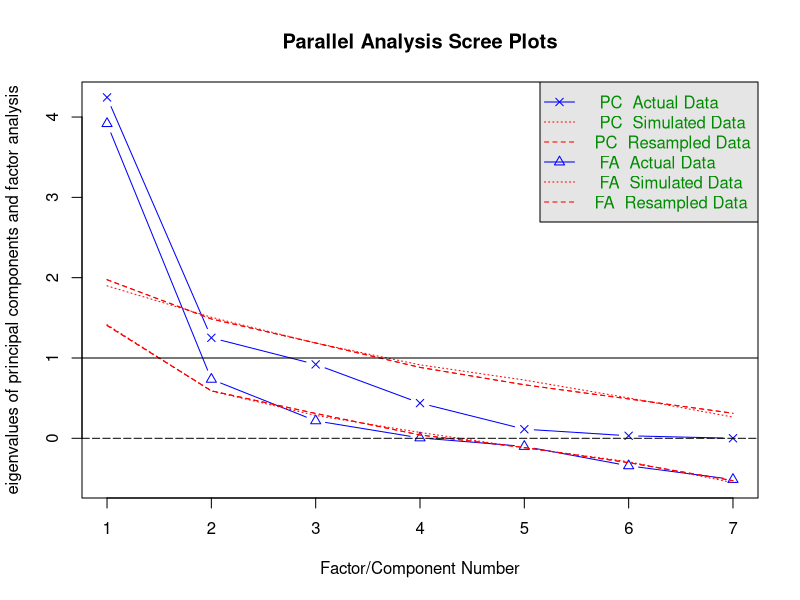
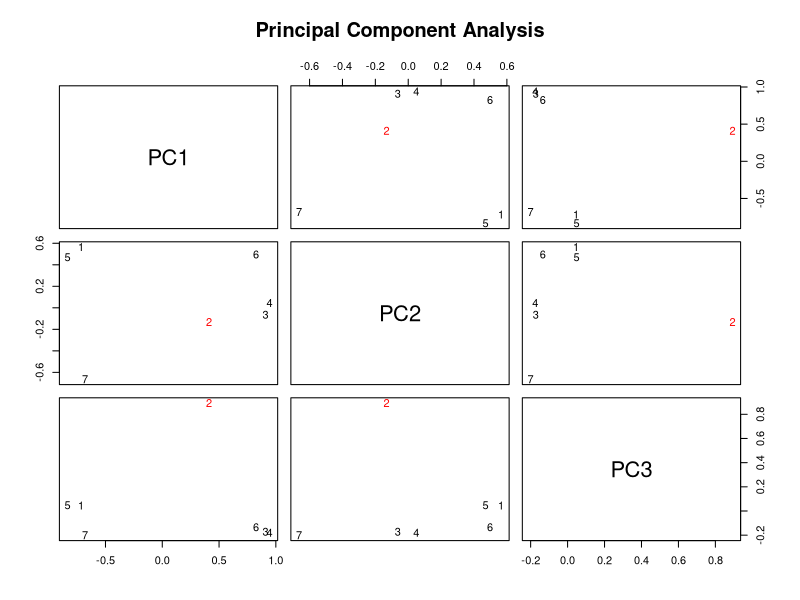
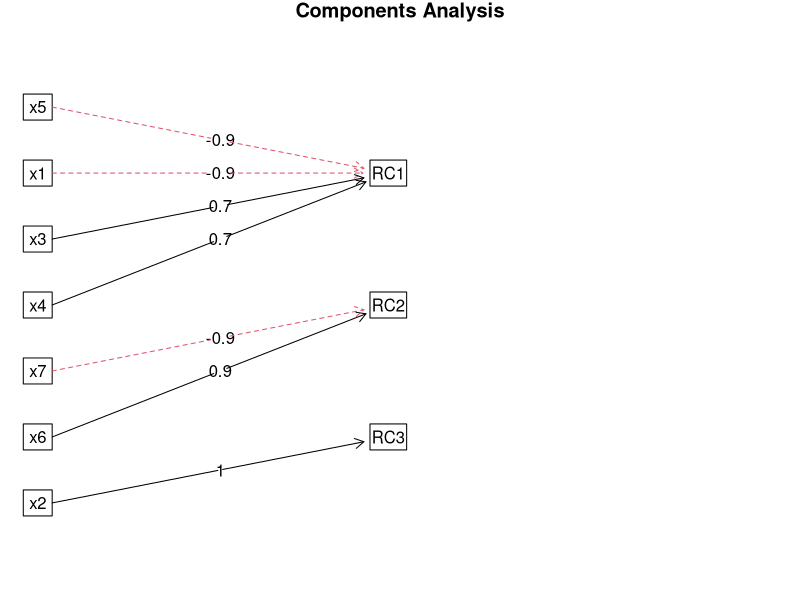
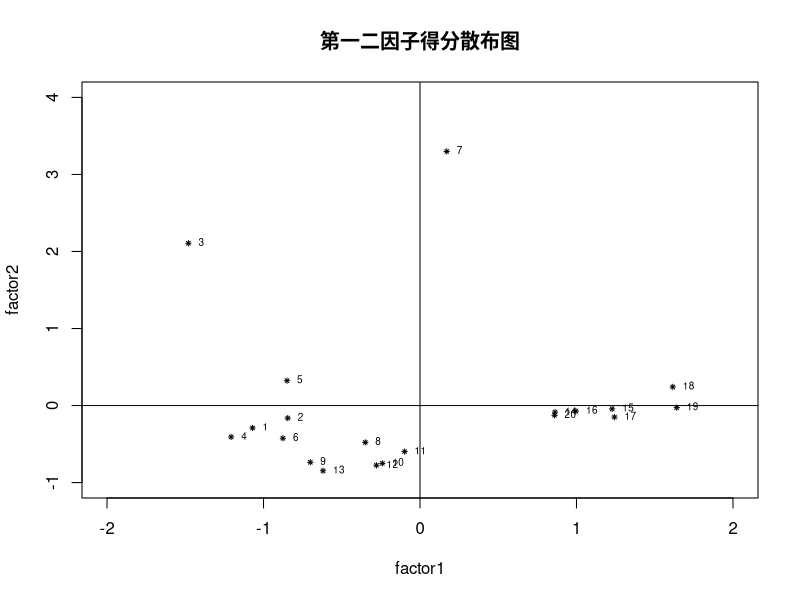
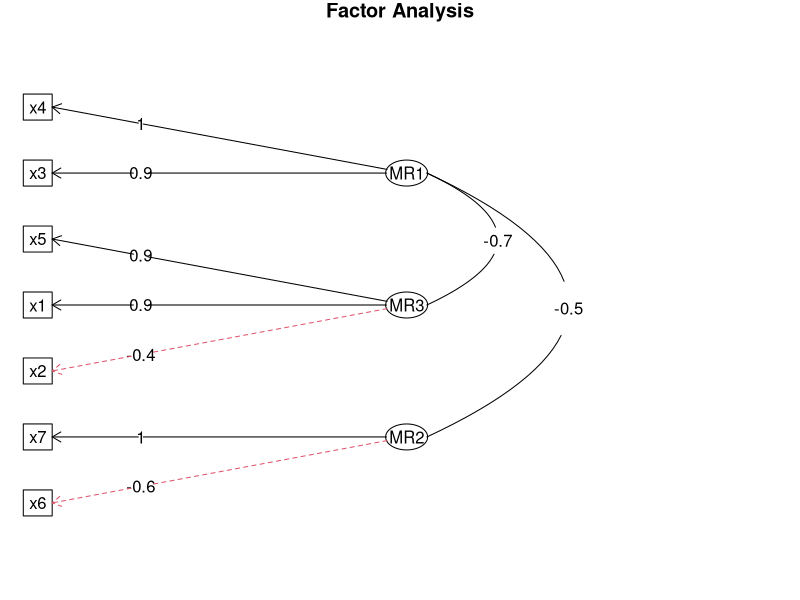
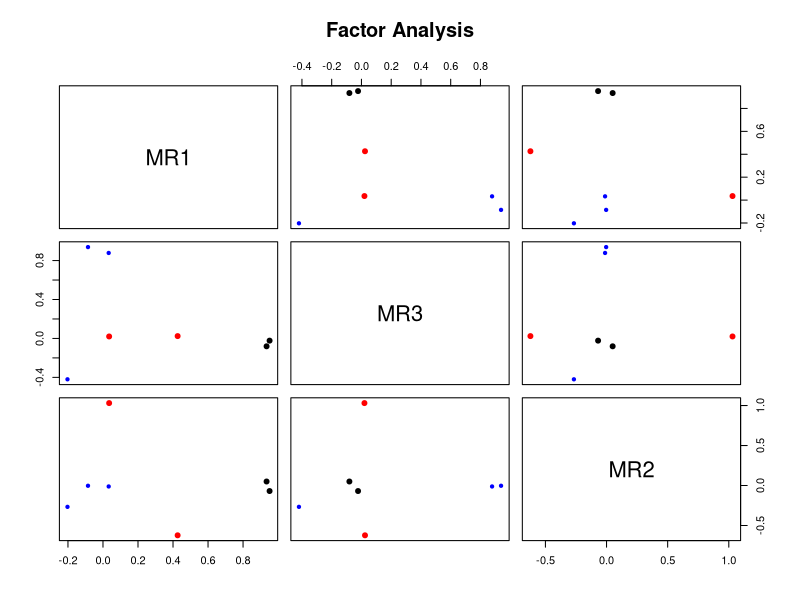

The R script that drew these images, in order:
#第八章 因子分析 p305
#例8.3.1 盐泉水化学分析资料的因子分析
#因子分析 Q型因子分析

#导入数据----
library(readr)
data=read_table2("table8.1.txt")
n=20;p=7
#导入包----
library(psych)

#碎石检验----
fa.parallel(data,fa ="both")
abline(h=0,lty=5)
#RiA说对于efa, 准则的特征值数是大于0,
#这个函数的答案似乎错了?它建议取1个factor
#我判断是3个

#注意:
#这里虽然用的是pca, 但是答案和书上一样
#我看了书上的推到, 发现这本书因子分析确实和主成分差不多...
#在这段函数之后, 有用fa的尝试,但是得不到书上的答案
#例8.3.1 盐泉水化学分析资料的因子分析----
pc=principal(data,nfactors = 3,rotate = 'none')
pc$loadings
pc$communality
#例8.4.1 盐泉水化学分析资料的因子分析----
pc_r=principal(data,nfactors = 3,rotate = 'varimax',scores = T)
pc_r$loadings
#plot
factor.plot(pc,labels =c(1:7),show.points = F)
fa.diagram(pc_r)
#例8.5.1----
plo=pc_r$scores
plo[,1]=-plo[,1]
plot(plo,cex=0.5,pch=8,main = '第一二因子得分散布图',
     xlab = 'factor1',ylab ='factor2',xlim=c(-2,2),ylim = c(-1,4))
text(plo,cex = 0.6,pos=4)
abline(h=0,v=0)

#Q型因子分析----
#例8.6.1----
#计算Q矩阵
Q=matrix(NA,n,n)
for (i in 1:n) {
  for (j in 1:n) {
    Q[i,j]=
      sum(data[i,]*data[j,])/sqrt(sum(data[i,]^2)*sum(data[j,]^2))
  }
}
pc_q=principal(Q,nfactors = 3,rotate = 'none')
pc_q
pc_q_r=principal(Q,nfactors = 3,rotate = 'varimax')
pc_q_r


#fa----
#提取公共因子
fa=fa(data,nfactors=3,rotate='none',fm='minres',score=T)
fa
fa$loadings
fa$communality
#算不出和书上一样的答案orz
#因子旋转
fa=fa(data,nfactors=3)#,rotate='promax',fm='pa',score=T)
fa
fa$loadings
fa$communality
fa.diagram(fa)
factor.plot(fa)
#end